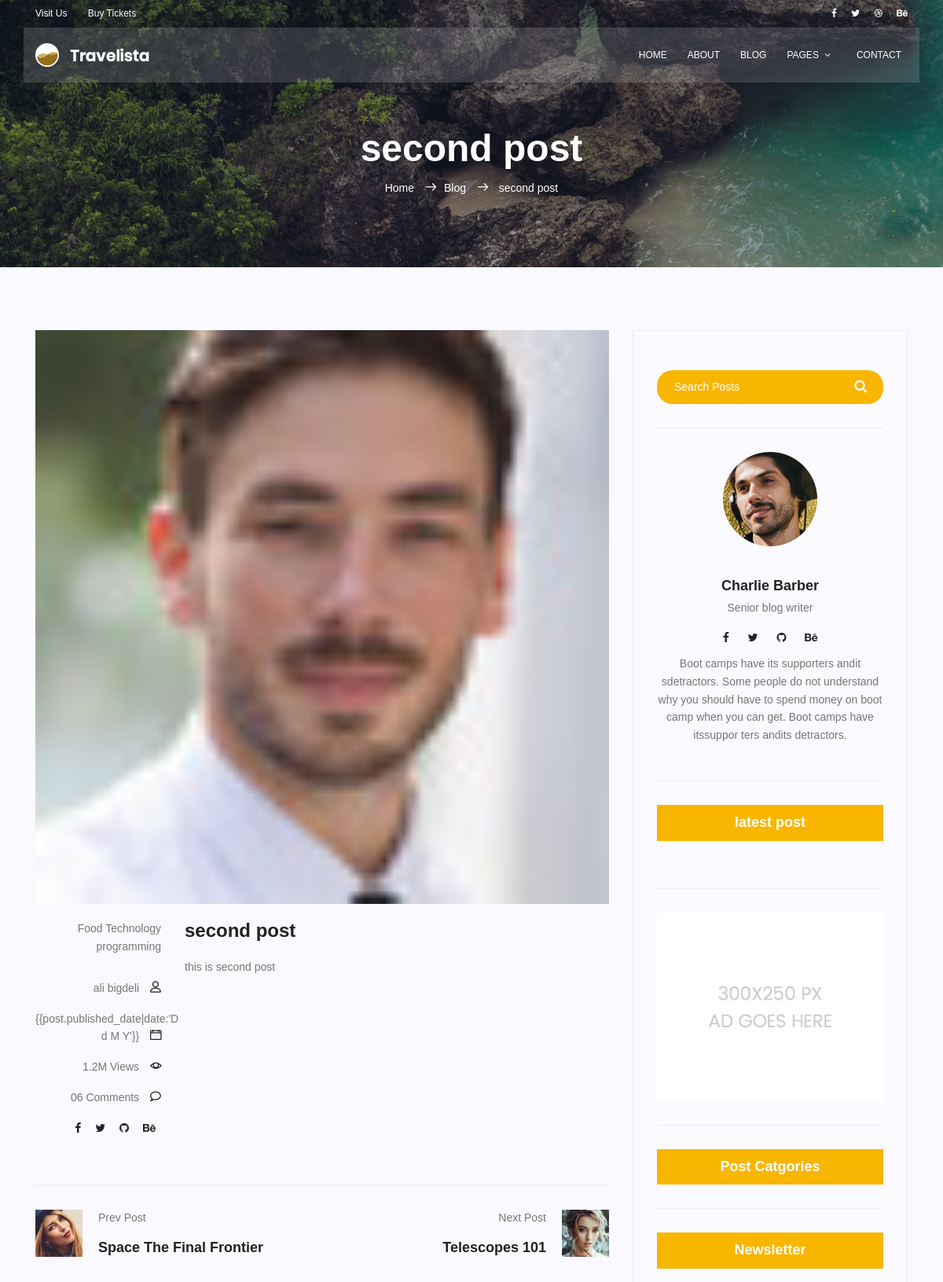
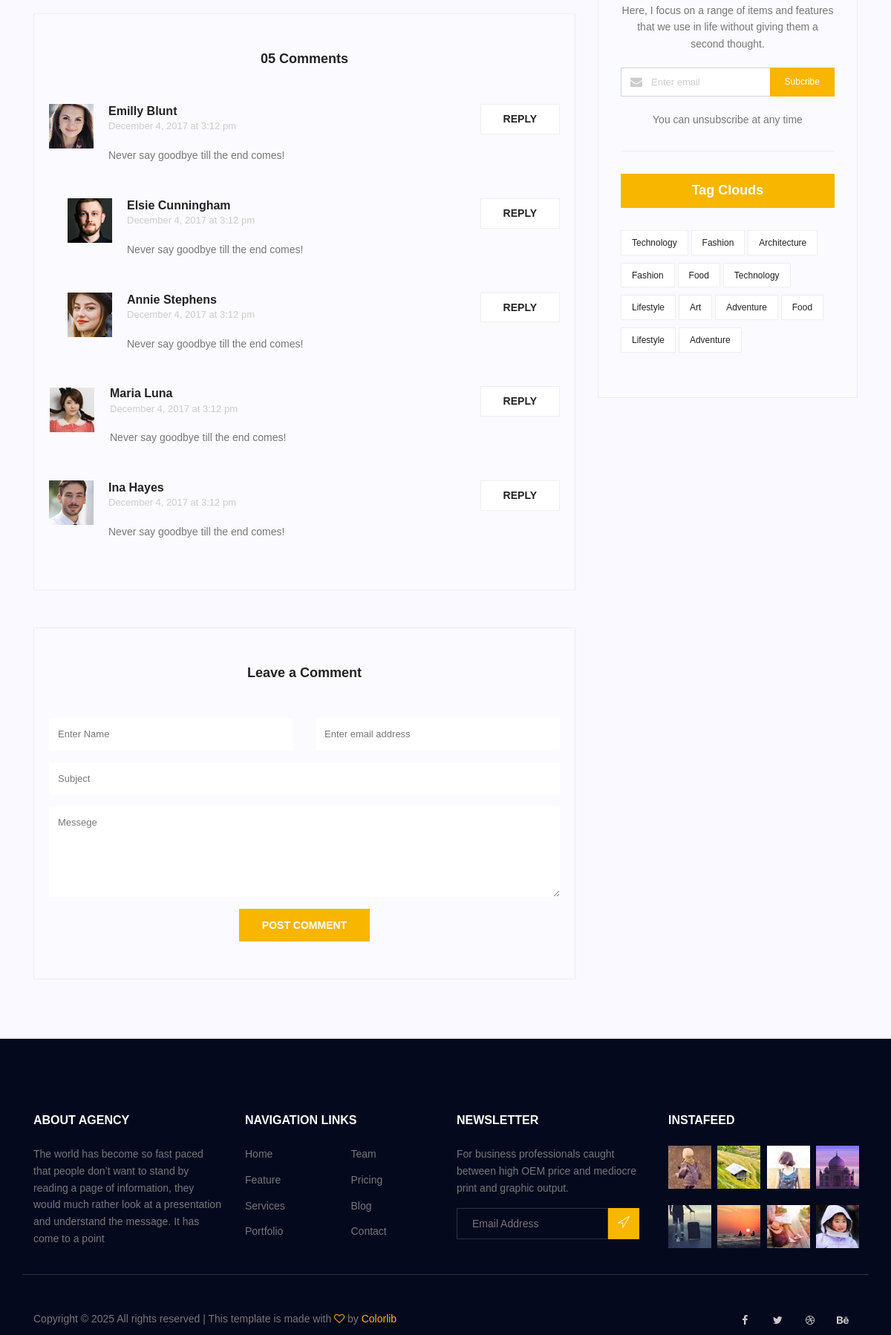
Page /blog/2 (upper part) on the committed database (2 pictures, top to bottom).
### blog/models.py (models this page shows, shortened)
class Post(models.Model):
    title=models.CharField()
    author=models.ForeignKey(User,on_delete=models.SET_NULL,null=True)
    image=models.ImageField(upload_to='blog',default='blog/default.jpg')
    content=models.TextField()
    published_date=models.DateTimeField(null=True)
    created_date=models.DateTimeField(auto_now_add=True)
    uploaded_date=models.DateTimeField(auto_now=True)
    status=models.BooleanField()
    category=models.ManyToManyField(Category)
    counted_view=models.IntegerField(default=0)
    class Meta():
        ordering=['created_date']

class Category(models.Model):
    name=models.CharField()

### blog/views.py (the view)
# urls.py: path('<int:pid>',blog_single,name='blog-single'),
def blog_single(request,pid):
    posts=Post.objects.filter(status=1)
    post=get_object_or_404(posts,id=pid)
    context={'post':post}
    return render(request,'blog/blog-single.html',context)

### template/blog/blog-single.html (shortened to what this page needs)
{% extends 'base.html' %}
{% load static %}
{% block content %}
<section class="relative about-banner">
	<div class="overlay overlay-bg"></div>
	<div class="container">
		<div class="row d-flex align-items-center justify-content-center">
			<div class="about-content col-lg-12">
				<h1 class="text-white">
					{{post.title}}
				</h1>
				<p class="text-white link-nav"><a href="{% url 'website:home' %}">Home </a> <span
						class="lnr lnr-arrow-right"></span><a href="{% url 'blog:blog-home' %}">Blog </a> <span
						class="lnr lnr-arrow-right"></span> <a>{{post.title}} </a></p>
			</div>
		</div>
	</div>
</section>
<section class="post-content-area single-post-area">
	<div class="container">
		<div class="row">
			<div class="col-lg-8 posts-list">
				<div class="single-post row">
					<div class="col-lg-12">
						<div class="feature-img">
							<img class="img-fluid" src="{{post.image.url}}" alt="">
						</div>
					</div>
					<div class="col-lg-3  col-md-3 meta-details">
						<ul class="tags">
							{% for cat in post.category.all %}
							{{cat.name}}
							{% endfor %}
						</ul>
						<div class="user-details row">
							<p class="user-name col-lg-12 col-md-12 col-6"><a href="#">{{post.author.get_full_name}}</a>
								<span class="lnr lnr-user"></span></p>
							<p class="date col-lg-12 col-md-12 col-6"><a href="#"> {{post.published_date|date:'D d M
									Y'}} </a> <span class="lnr lnr-calendar-full"></span></p>
							<p class="view col-lg-12 col-md-12 col-6"><a href="#">1.2M Views</a> <span
									class="lnr lnr-eye"></span></p>
							<p class="comments col-lg-12 col-md-12 col-6"><a href="#">06 Comments</a> <span
									class="lnr lnr-bubble"></span></p>
							<ul class="social-links col-lg-12 col-md-12 col-6">
								<li><a href="#"><i class="fa fa-facebook"></i></a></li>
								<li><a href="#"><i class="fa fa-twitter"></i></a></li>
								<li><a href="#"><i class="fa fa-github"></i></a></li>
								<li><a href="#"><i class="fa fa-behance"></i></a></li>
							</ul>
						</div>
					</div>
					<div class="col-lg-9 col-md-9">
						<h3 class="mt-20 mb-20">{{post.title}} </h3>
						<p class="excert">
							{{post.content}}
					</div>
					<div class="col-lg-12">
					</div>
				</div>
				<div class="navigation-area">
					<div class="row">
						<div
							class="col-lg-6 col-md-6 col-12 nav-left flex-row d-flex justify-content-start align-items-center">
							<div class="thumb">
								<a href="#"><img class="img-fluid" src="{% static 'img/blog/prev.jpg' %}" alt=""></a>
							</div>
							<div class="arrow">
								<a href="#"></a>
							</div>
							<div class="detials">
								<p>Prev Post</p>
								<a href="#">
									<h4>Space The Final Frontier</h4>
								</a>
							</div>
						</div>
						<div
							class="col-lg-6 col-md-6 col-12 nav-right flex-row d-flex justify-content-end align-items-center">
							<div class="detials">
								<p>Next Post</p>
								<a href="#">
									<h4>Telescopes 101</h4>
								</a>
							</div>
							<div class="arrow">
								<a href="#"></a>
							</div>
							<div class="thumb">
								<a href="#"><img class="img-fluid" src="{% static 'img/blog/next.jpg' %}" alt=""></a>
							</div>
						</div>
					</div>
				</div>
				<div class="comments-area">
					<h4>05 Comments</h4>
					<div class="comment-list">
						<div class="single-comment justify-content-between d-flex">
							<div class="user justify-content-between d-flex">
								<div class="thumb">
									<img src="{% static 'img/blog/c1.jpg' %}" alt="">
								</div>
								<div class="desc">
									<h5><a href="#">Emilly Blunt</a></h5>
									<p class="date">December 4, 2017 at 3:12 pm </p>
									<p class="comment">
										Never say goodbye till the end comes!
									</p>
								</div>
							</div>
							<div class="reply-btn">
								<a href="" class="btn-reply text-uppercase">reply</a>
							</div>
						</div>
					</div>
					<div class="comment-list left-padding">
						<div class="single-comment justify-content-between d-flex">
							<div class="user justify-content-between d-flex">
								<div class="thumb">
									<img src="{% static 'img/blog/c2.jpg' %}" alt="">
								</div>
								<div class="desc">
									<h5><a href="#">Elsie Cunningham</a></h5>
									<p class="date">December 4, 2017 at 3:12 pm </p>
									<p class="comment">
										Never say goodbye till the end comes!
									</p>
								</div>
							</div>
							<div class="reply-btn">
								<a href="" class="btn-reply text-uppercase">reply</a>
							</div>
						</div>
					</div>
					<div class="comment-list left-padding">
						<div class="single-comment justify-content-between d-flex">
							<div class="user justify-content-between d-flex">
								<div class="thumb">
									<img src="{% static 'img/blog/c3.jpg' %}" alt="">
								</div>
								<div class="desc">
									<h5><a href="#">Annie Stephens</a></h5>
									<p class="date">December 4, 2017 at 3:12 pm </p>
									<p class="comment">
										Never say goodbye till the end comes!
									</p>
								</div>
							</div>
							<div class="reply-btn">
								<a href="" class="btn-reply text-uppercase">reply</a>
							</div>
						</div>
					</div>
					<div class="comment-list">
						<div class="single-comment justify-content-between d-flex">
							<div class="user justify-content-between d-flex">
								<div class="thumb">
									<img src="{% static 'img/blog/c4.jpg' %}" alt="">
								</div>
								<div class="desc">
									<h5><a href="#">Maria Luna</a></h5>
									<p class="date">December 4, 2017 at 3:12 pm </p>
									<p class="comment">
										Never say goodbye till the end comes!
									</p>
								</div>
							</div>
							<div class="reply-btn">
								<a href="" class="btn-reply text-uppercase">reply</a>
							</div>
						</div>
					</div>
					<div class="comment-list">
						<div class="single-comment justify-content-between d-flex">
							<div class="user justify-content-between d-flex">
								<div class="thumb">
									<img src="{% static 'img/blog/c5.jpg' %}" alt="">
								</div>
								<div class="desc">
									<h5><a href="#">Ina Hayes</a></h5>
									<p class="date">December 4, 2017 at 3:12 pm </p>
									<p class="comment">
										Never say goodbye till the end comes!
									</p>
								</div>
							</div>
							<div class="reply-btn">
								<a href="" class="btn-reply text-uppercase">reply</a>
							</div>
						</div>
					</div>
				</div>
				<div class="comment-form">
					<h4>Leave a Comment</h4>
					<form>
						<div class="form-group form-inline">
							<div class="form-group col-lg-6 col-md-12 name">
								<input type="text" class="form-control" id="name" placeholder="Enter Name"
									onfocus="this.placeholder = ''" onblur="this.placeholder = 'Enter Name'">
							</div>
							<div class="form-group col-lg-6 col-md-12 email">
								<input type="email" class="form-control" id="email" placeholder="Enter email address"
									onfocus="this.placeholder = ''" onblur="this.placeholder = 'Enter email address'">
							</div>
						</div>
						<div class="form-group">
							<input type="text" class="form-control" id="subject" placeholder="Subject"
								onfocus="this.placeholder = ''" onblur="this.placeholder = 'Subject'">
						</div>
						<div class="form-group">
							<textarea class="form-control mb-10" rows="5" name="message" placeholder="Messege"
								onfocus="this.placeholder = ''" onblur="this.placeholder = 'Messege'"
								required=""></textarea>
						</div>
						<a href="#" class="primary-btn text-uppercase">Post Comment</a>
					</form>
				</div>
			</div>
			<div class="col-lg-4 sidebar-widgets">
				<div class="widget-wrap">
					{% include 'blog/search.html' %}
					{% include 'blog/user-info.html' %}
					{% include 'blog/popular-post.html' %}
					{% include 'blog/ad.html' %}
					{% include 'blog/post-category.html' %}
					{% include 'blog/news-letter.html' %}
					{% include 'blog/tag-clouds.html' %}
				</div>
			</div>
		</div>
	</div>
</section>
{% endblock %}

### rows in the picture
Post: title "second post", image (picture), author.get_full_name "ali bigdeli", content "this is second post"
Category: name "Food"
Category: name "Technology"
Category: name "programming"
